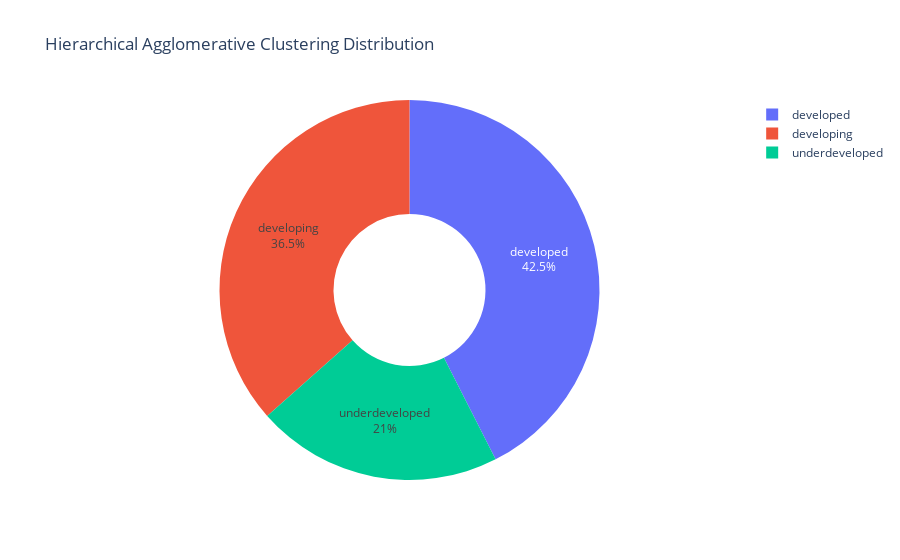

Write notebook code for a chart like this one.
### Code cell
pie_data = df_final['hc_cluster'].value_counts()
pie_labels = pie_data.index
pie_values = pie_data.values

pie_fig = go.Figure(data=[go.Pie(labels=pie_labels, values=pie_values)])
pie_fig.update_traces(textinfo='percent+label', hole=0.4)
pie_fig.update_layout(title='Hierarchical Agglomerative Clustering Distribution')
pie_fig.show()

### Figure 1 — Plotly figure (JSON) as saved in the notebook; plotly's stock layout.template omitted (floating-point values rounded to 4 significant figures)
{"data": [{"hole": 0.4, "labels": ["developed", "developing", "underdeveloped"], "textinfo": "percent+label", "type": "pie", "values": [71, 61, 35]}], "layout": {"title": {"text": "Hierarchical Agglomerative Clustering Distribution"}}}
